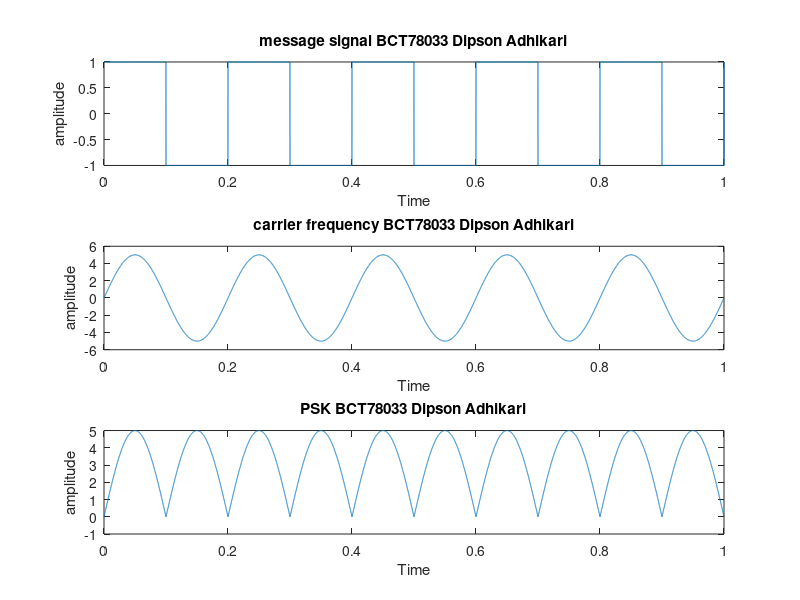

MATLAB code for this plot:
clc
clear all
close all
t=0:0.0001:1;
fm=input("Enter the message frequency");%10
fc=input("Enter the carrier frequency ");%60
amp=input("Enter the amplitude");%3
m=square(2*pi*fm*t); %message
c=amp.*sin(2*pi*fc*t); %carrier
x=c.*m; %psk wave
subplot(311);
plot(t,m);
xlabel('Time');
ylabel('amplitude');
title('message signal BCT78033 Dipson Adhikari')
subplot(312);
plot(t,c);
xlabel('Time');
ylabel('amplitude');
title('carrier frequency BCT78033 Dipson Adhikari')
subplot(313);
plot(t,x);
xlabel('Time');
ylabel('amplitude');
title('PSK BCT78033 Dipson Adhikari');
